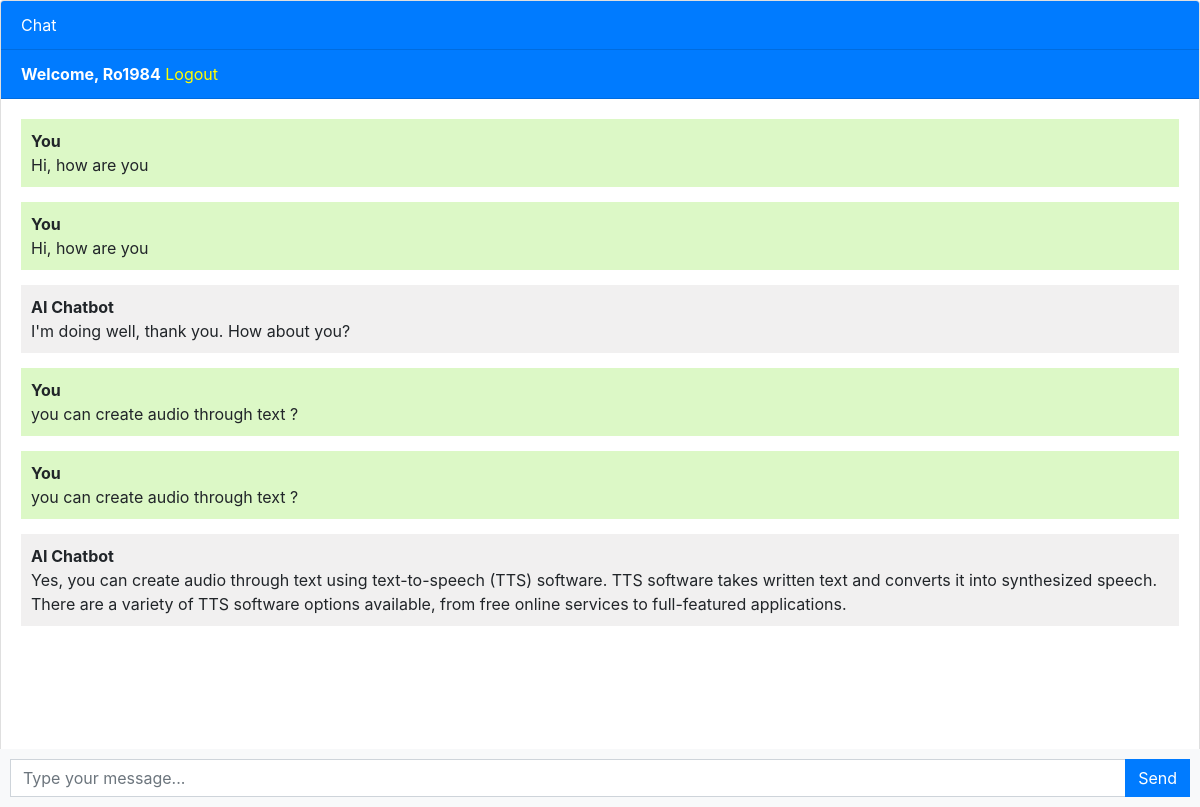
The app's page / (signed in) with its own data.
### chatbot/models.py (models this page shows, shortened)
class Chat(models.Model):
    user = models.ForeignKey(User, on_delete=models.CASCADE)
    message = models.TextField()
    response = models.TextField()
    created_at = models.DateTimeField(auto_now_add=True)

### chatbot/views.py (the view)
# urls.py: path('', views.chatbot, name='chatbot'),
def chatbot(request):
    chats = Chat.objects.filter(user = request.user)
    if request.method == 'POST':
        message = request.POST.get('message')
        response = ask_chatbot(message)
        chat = Chat(user = request.user, message = message, response = response, created_at = timezone.now())
        chat.save()
        return JsonResponse({ 'message': message, 'response': response})
    return render(request, 'chatbot.html', { 'chats': chats })

### templates/chatbot.html (shortened to what this page needs)
{% extends 'base.html' %}  {% block content %}
<div class="chat-container">
  <div class="card flex-grow-1">
    <div class="card-header bg-primary text-white">Chat</div>
    {% if user.is_authenticated %}
    <div class="card-header bg-primary text-white"><b>Welcome, {{user.username}}</b> <a style="color: yellow;" href="logout">Logout</a></div>
    {% else %}
    <div class="card-header bg-primary text-white"><a style="color: yellow;" href="login">Login</a> <a style="color: yellow;" href="register">Register</a></div>
    {% endif %}
    <div class="card-body messages-box">
      <ul class="list-unstyled messages-list">
      {% for chat in chats %}
        {% if chat.user == request.user %}
        <li class="message sent">
          <div class="message-text">
            <div class="message-sender">
              <b>You</b>
            </div>
            <div class="message-content">
              {{chat.message}}
            </div>
          </div>
        </li>     <li class="message sent">
          <div class="message-text">
            <div class="message-sender">
              <b>You</b>
            </div>
            <div class="message-content">
              {{chat.message}}
            </div>
          </div>
        </li>
        <li class="message received">
          <div class="message-text">
            <div class="message-sender">
              <b>AI Chatbot</b>
            </div>
            <div class="message-content">
              {{chat.response}}
            </div>
          </div>
        </li>
        {% endif %}
      {% endfor %}
      </ul>
    </div>
    <br /><br />
    <br /><br />
    <br /><br />
  </div>
  <form class="message-form">
    <div class="input-group">
      <input
        type="text"
        class="form-control message-input"
        placeholder="Type your message..."
      />
      <div class="input-group-append">
        <button type="submit" class="btn btn-primary btn-send">Send</button>
      </div>
    </div>
  </form>
</div>
{% endblock %}

### templates/chatbot.html (style rules this page uses)
body, html { height: 100%; }
.messages-box { flex: 1; overflow-y: auto; }
.messages-list { padding-left: 0; }
.message { margin-bottom: 15px; list-style: none; }
.message-text { padding: 10px; border-radius: 5px; }
.sent { background-color: #dcf8c6; align-self: flex-end; }
.received { background-color: #f1f0f0; align-self: flex-start; }
.message-form { display: flex; position: fixed; bottom: 0; left: 0; right: 0; padding: 10px; background-color: #f8f9fa; }
.message-input { flex: 1; border-radius: 0; border-right: none; }
.btn-send { border-radius: 0; }
.chat-container { height: 100%; display: flex; flex-direction: column; }

### records on screen
Chat: message "Hi, how are you", response "I'm doing well, thank you. How about you?"
Chat: message "you can create audio through text ?", response "Yes, you can create audio through text using text-to-speech (TTS) software. TTS software takes written text and converts it into synthesized speech. There are a variety of TTS software options available, from free online services to full-featured applications."

### other values on screen
{{ user.username }} "Ro1984"
